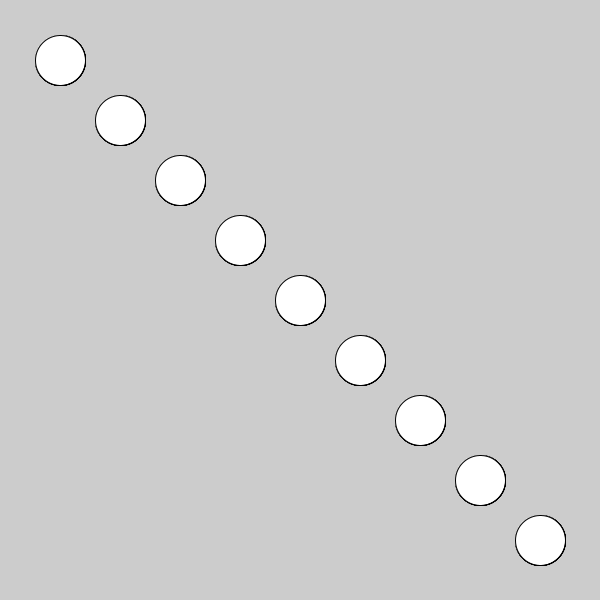
Frame 1 (no input)
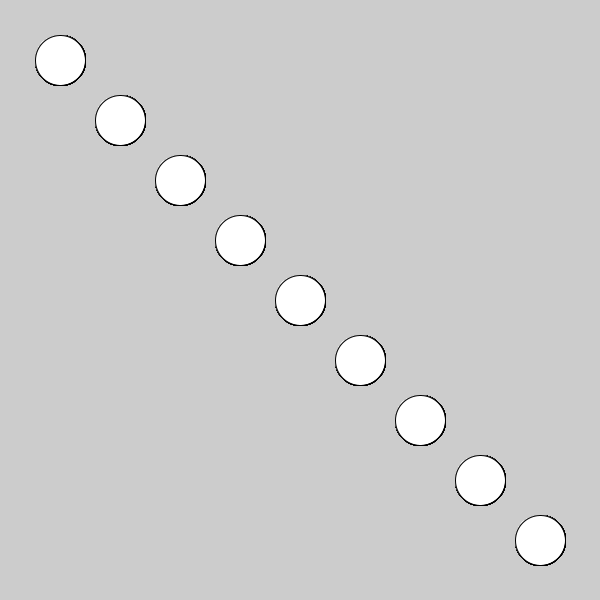
Frame 60 (the mouse pressed at the canvas centre just before this capture)
Frame 120 (the mouse held since frame 60 and released just before this capture): identical to frame 60, image omitted

The Processing sketch that drew these frames (run headless with seeded random() and noise(); from frame 60 on, the mouse is pressed at the canvas centre):

// Processing sketch: sketch_7
// ── sketch_7.pde
// fix the nested for loop so it draws a 9x9 
// grid of ellipses, rather than the single 
// diagonal line it currently draws.

void setup() {
  size(600, 600);
}

void draw() {
  for (int i = 1; i < 10; i++) {
    for (int j = 1; j < 10; j++) {
      ellipse(i * 60, i * 60, 50, 50);
    }
  }
}
